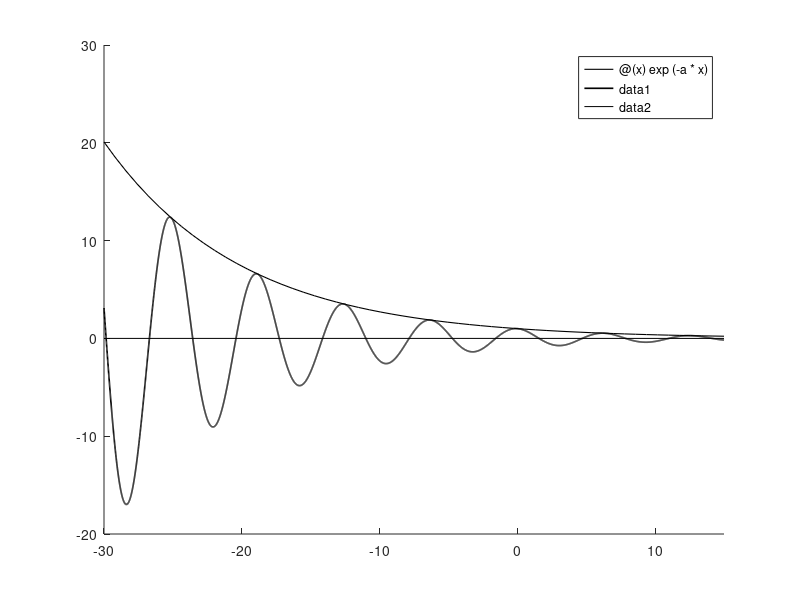

This chart was generated by the following MATLAB code:
% 有阻尼自由振荡函数图像
clc
close all
a=0.1;
b=1;
x1=-30;
x2=15;
hold on
fplot(@(x) exp(-a*x),[x1 x2],'k-','Linewidth',0.8)
fplot(@(x) exp(-a*x).*cos(b*x),[x1 x2],'k-','Linewidth',1.2)

plot([x1,x2],[0,0],'k-')